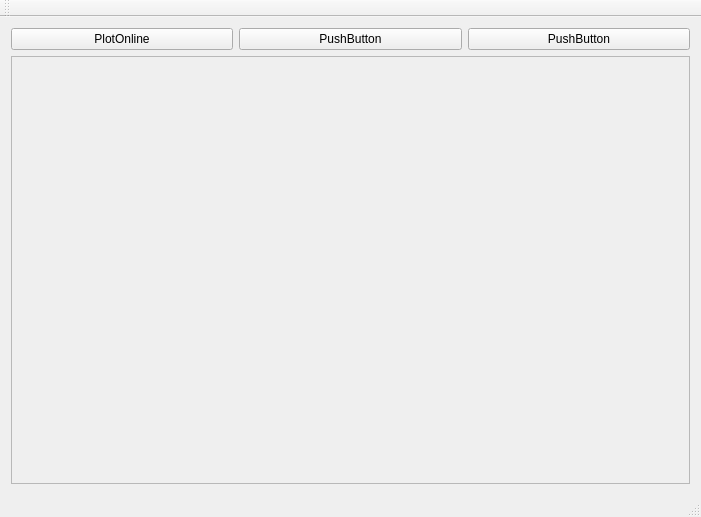
<?xml version="1.0" encoding="UTF-8"?>
<ui version="4.0">
 <class>MainWindow</class>
 <widget class="QMainWindow" name="MainWindow">
  <property name="geometry">
   <rect>
    <x>0</x>
    <y>0</y>
    <width>701</width>
    <height>517</height>
   </rect>
  </property>
  <property name="windowTitle">
   <string>MainWindow</string>
  </property>
  <widget class="QWidget" name="centralWidget">
   <layout class="QVBoxLayout" name="verticalLayout">
    <item>
     <layout class="QHBoxLayout" name="horizontalLayout">
      <item>
       <widget class="QPushButton" name="plotOnlineButton">
        <property name="text">
         <string>PlotOnline</string>
        </property>
       </widget>
      </item>
      <item>
       <widget class="QPushButton" name="pushButton_2">
        <property name="text">
         <string>PushButton</string>
        </property>
       </widget>
      </item>
      <item>
       <widget class="QPushButton" name="pushButton_3">
        <property name="text">
         <string>PushButton</string>
        </property>
       </widget>
      </item>
     </layout>
    </item>
    <item>
     <widget class="QScrollArea" name="scrollArea">
      <property name="widgetResizable">
       <bool>true</bool>
      </property>
      <widget class="QWidget" name="scrollAreaWidgetContents">
       <property name="geometry">
        <rect>
         <x>0</x>
         <y>0</y>
         <width>681</width>
         <height>399</height>
        </rect>
       </property>
      </widget>
     </widget>
    </item>
   </layout>
  </widget>
  <widget class="QMenuBar" name="menuBar">
   <property name="geometry">
    <rect>
     <x>0</x>
     <y>0</y>
     <width>701</width>
     <height>28</height>
    </rect>
   </property>
  </widget>
  <widget class="QToolBar" name="mainToolBar">
   <attribute name="toolBarArea">
    <enum>TopToolBarArea</enum>
   </attribute>
   <attribute name="toolBarBreak">
    <bool>false</bool>
   </attribute>
  </widget>
  <widget class="QStatusBar" name="statusBar"/>
 </widget>
 <layoutdefault spacing="6" margin="11"/>
 <resources/>
 <connections/>
</ui>
